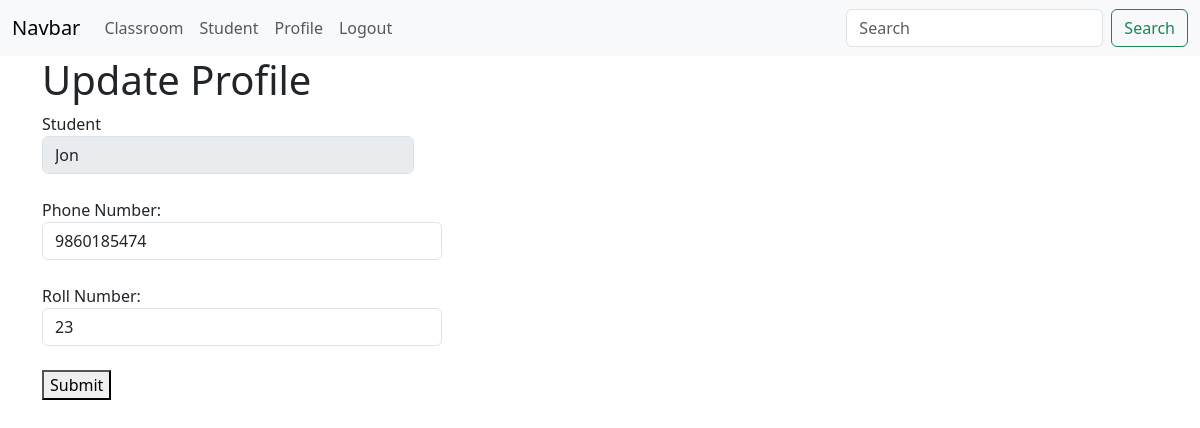
The app's page /crud/update-profile/1/ (signed in), older data.
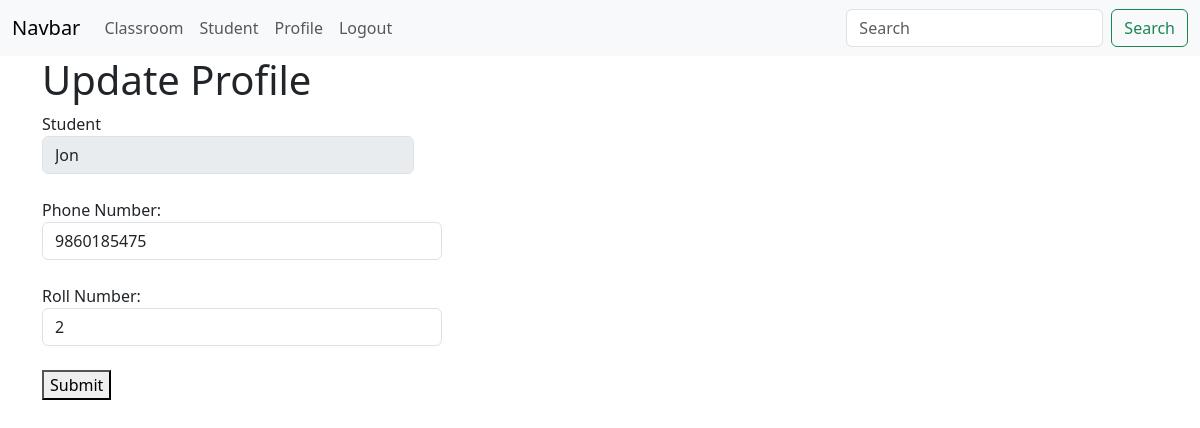
The same page, newer data.
### crud/models.py (models this page shows)
class StudentProfile(models.Model):
    student = models.OneToOneField(Student, on_delete=models.CASCADE)
    phone = models.CharField(max_length=14)
    roll_no = models.IntegerField()
    profile_picture = models.FileField(null=True, blank=True,
                                       upload_to='profile_pictures')

class Student(models.Model):
    name = models.CharField(max_length=20)
    email = models.EmailField(max_length=20)
    age = models.IntegerField()
    address = models.CharField(max_length=20)
    classroom = models.ForeignKey(ClassRoom, on_delete=models.CASCADE)

### crud/views.py (the view)
# urls.py: path('update-profile/<int:id>/', update_profile, name='update_profile'),
@login_required
def update_profile(request, id):
    profile = StudentProfile.objects.get(id=id)
    if request.method == "POST":
        phone = request.POST.get("phone")
        roll = request.POST.get("roll")
        StudentProfile.objects.filter(id=id).update(phone=phone, roll_no=roll)
        return redirect('student_profile')
    return render(request, template_name="crud/update_profile.html", context={"profile": profile})

### crud/templates/crud/update_profile.html (shortened to what this page needs)
{% extends 'core/base.html' %}
{% block content %}
    <h1>Update Profile</h1>
    <form method="post" action="{% url 'update_profile' profile.id %}">
        <div class="form-group col-md-4">
            <label for="inputState">Student</label>
            <select id="inputState" class="form-control" name="student" disabled>
                <option selected>{{ profile.student.name }}</option>
            </select>
        </div><br>
        Phone Number:<br>
        <input value="{{ profile.phone }}" class="form form-control" name="phone" style="width: 400px"><br>
        Roll Number:<br>
        <input value="{{ profile.roll_no }}" class="form form-control" name="roll" style="width: 400px"><br>
        <button type="submit">Submit</button>
        <br>
    </form><br>
{% endblock %}

Row changes from the older to the newer data that the page shows:
changed StudentProfile "Jon": phone "9860185474" → "9860185475"; roll "23" → "2"
